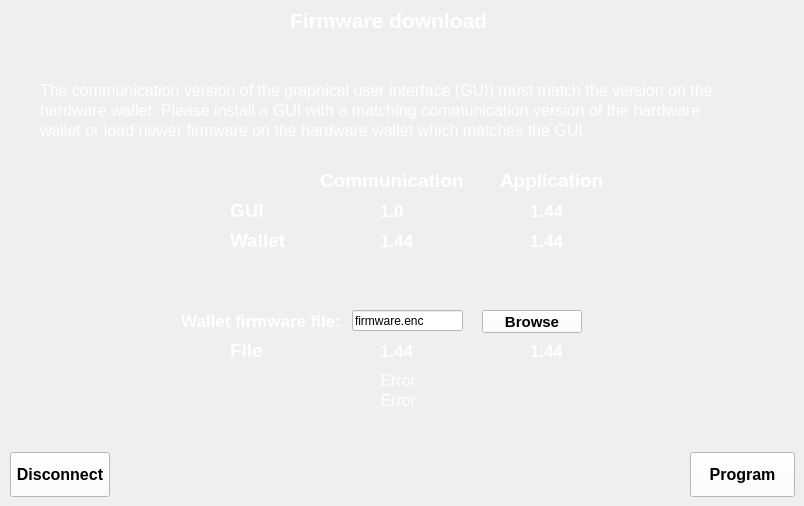
    <widget class="QWidget" name="pageDownload">
     <widget class="QLabel" name="lbDownload_Heading">
      <property name="geometry">
       <rect>
        <x>290</x>
        <y>10</y>
        <width>221</width>
        <height>20</height>
       </rect>
      </property>
      <property name="font">
       <font>
        <pointsize>16</pointsize>
        <weight>75</weight>
        <bold>true</bold>
       </font>
      </property>
      <property name="styleSheet">
       <string notr="true">color: rgb(255, 255, 255);</string>
      </property>
      <property name="text">
       <string>Firmware download</string>
      </property>
     </widget>
     <widget class="QLabel" name="lbDownload_2">
      <property name="geometry">
       <rect>
        <x>160</x>
        <y>310</y>
        <width>181</width>
        <height>21</height>
       </rect>
      </property>
      <property name="font">
       <font>
        <pointsize>13</pointsize>
        <weight>75</weight>
        <bold>true</bold>
       </font>
      </property>
      <property name="styleSheet">
       <string notr="true">color: rgb(255, 255, 255);</string>
      </property>
      <property name="text">
       <string>Wallet firmware file:</string>
      </property>
      <property name="alignment">
       <set>Qt::AlignRight|Qt::AlignTrailing|Qt::AlignVCenter</set>
      </property>
     </widget>
     <widget class="QLineEdit" name="leDownload_Filename">
      <property name="geometry">
       <rect>
        <x>352</x>
        <y>310</y>
        <width>111</width>
        <height>21</height>
       </rect>
      </property>
      <property name="autoFillBackground">
       <bool>false</bool>
      </property>
      <property name="styleSheet">
       <string notr="true">background-color: rgba(255, 255, 255, 255);</string>
      </property>
      <property name="text">
       <string>firmware.enc</string>
      </property>
      <property name="readOnly">
       <bool>true</bool>
      </property>
     </widget>
     <widget class="QPushButton" name="btDownload_Browse">
      <property name="geometry">
       <rect>
        <x>482</x>
        <y>310</y>
        <width>100</width>
        <height>23</height>
       </rect>
      </property>
      <property name="minimumSize">
       <size>
        <width>100</width>
        <height>0</height>
       </size>
      </property>
      <property name="maximumSize">
       <size>
        <width>100</width>
        <height>16777215</height>
       </size>
      </property>
      <property name="font">
       <font>
        <pointsize>11</pointsize>
        <weight>75</weight>
        <bold>true</bold>
       </font>
      </property>
      <property name="styleSheet">
       <string notr="true">background-color: rgba(255, 255, 255, 255);</string>
      </property>
      <property name="text">
       <string>Browse</string>
      </property>
     </widget>
     <widget class="QLabel" name="lbDownload_Heading_3">
      <property name="geometry">
       <rect>
        <x>40</x>
        <y>80</y>
        <width>721</width>
        <height>20</height>
       </rect>
      </property>
      <property name="font">
       <font>
        <pointsize>12</pointsize>
        <weight>50</weight>
        <bold>false</bold>
       </font>
      </property>
      <property name="styleSheet">
       <string notr="true">color: rgb(255, 255, 255);</string>
      </property>
      <property name="text">
       <string>The communication version of the graphical user interface (GUI) must match the version on the</string>
      </property>
     </widget>
     <widget class="QLabel" name="lbDownload_Heading_4">
      <property name="geometry">
       <rect>
        <x>40</x>
        <y>100</y>
        <width>721</width>
        <height>20</height>
       </rect>
      </property>
      <property name="font">
       <font>
        <pointsize>12</pointsize>
        <weight>50</weight>
        <bold>false</bold>
       </font>
      </property>
      <property name="styleSheet">
       <string notr="true">color: rgb(255, 255, 255);</string>
      </property>
      <property name="text">
       <string>hardware wallet. Please install a GUI with a matching communication version of the hardware</string>
      </property>
     </widget>
     <widget class="QLabel" name="lbDownload_Heading_5">
      <property name="geometry">
       <rect>
        <x>40</x>
        <y>120</y>
        <width>721</width>
        <height>20</height>
       </rect>
      </property>
      <property name="font">
       <font>
        <pointsize>12</pointsize>
        <weight>50</weight>
        <bold>false</bold>
       </font>
      </property>
      <property name="styleSheet">
       <string notr="true">color: rgb(255, 255, 255);</string>
      </property>
      <property name="text">
       <string>wallet or load newer firmware on the hardware wallet which matches the GUI</string>
      </property>
     </widget>
     <widget class="QLabel" name="lbDownload_GUIVersion">
      <property name="geometry">
       <rect>
        <x>530</x>
        <y>200</y>
        <width>51</width>
        <height>21</height>
       </rect>
      </property>
      <property name="font">
       <font>
        <pointsize>13</pointsize>
        <weight>75</weight>
        <bold>true</bold>
       </font>
      </property>
      <property name="styleSheet">
       <string notr="true">color: rgb(255, 255, 255);</string>
      </property>
      <property name="text">
       <string>1.44</string>
      </property>
      <property name="alignment">
       <set>Qt::AlignLeading|Qt::AlignLeft|Qt::AlignVCenter</set>
      </property>
     </widget>
     <widget class="QLabel" name="lbDownload_WalletVersionApp">
      <property name="geometry">
       <rect>
        <x>530</x>
        <y>230</y>
        <width>51</width>
        <height>21</height>
       </rect>
      </property>
      <property name="font">
       <font>
        <pointsize>13</pointsize>
        <weight>75</weight>
        <bold>true</bold>
       </font>
      </property>
      <property name="styleSheet">
       <string notr="true">color: rgb(255, 255, 255);</string>
      </property>
      <property name="text">
       <string>1.44</string>
      </property>
      <property name="alignment">
       <set>Qt::AlignLeading|Qt::AlignLeft|Qt::AlignVCenter</set>
      </property>
     </widget>
     <widget class="QLabel" name="lbDownload_5">
      <property name="geometry">
       <rect>
        <x>230</x>
        <y>200</y>
        <width>91</width>
        <height>21</height>
       </rect>
      </property>
      <property name="font">
       <font>
        <pointsize>14</pointsize>
        <weight>75</weight>
        <bold>true</bold>
       </font>
      </property>
      <property name="styleSheet">
       <string notr="true">color: rgb(255, 255, 255);</string>
      </property>
      <property name="text">
       <string>GUI</string>
      </property>
      <property name="alignment">
       <set>Qt::AlignLeading|Qt::AlignLeft|Qt::AlignVCenter</set>
      </property>
     </widget>
     <widget class="QLabel" name="lbDownload_GUICommsVersion">
      <property name="geometry">
       <rect>
        <x>380</x>
        <y>200</y>
        <width>51</width>
        <height>21</height>
       </rect>
      </property>
      <property name="font">
       <font>
        <pointsize>13</pointsize>
        <weight>75</weight>
        <bold>true</bold>
       </font>
      </property>
      <property name="styleSheet">
       <string notr="true">color: rgb(255, 255, 255);</string>
      </property>
      <property name="text">
       <string>1.0</string>
      </property>
      <property name="alignment">
       <set>Qt::AlignLeading|Qt::AlignLeft|Qt::AlignVCenter</set>
      </property>
     </widget>
     <widget class="QLabel" name="lbDownload_WalletVersionComms">
      <property name="geometry">
       <rect>
        <x>380</x>
        <y>230</y>
        <width>51</width>
        <height>21</height>
       </rect>
      </property>
      <property name="font">
       <font>
        <pointsize>13</pointsize>
        <weight>75</weight>
        <bold>true</bold>
       </font>
      </property>
      <property name="styleSheet">
       <string notr="true">color: rgb(255, 255, 255);</string>
      </property>
      <property name="text">
       <string>1.44</string>
      </property>
      <property name="alignment">
       <set>Qt::AlignLeading|Qt::AlignLeft|Qt::AlignVCenter</set>
      </property>
     </widget>
     <widget class="QLabel" name="lbDownload_6">
      <property name="geometry">
       <rect>
        <x>230</x>
        <y>230</y>
        <width>91</width>
        <height>21</height>
       </rect>
      </property>
      <property name="font">
       <font>
        <pointsize>14</pointsize>
        <weight>75</weight>
        <bold>true</bold>
       </font>
      </property>
      <property name="styleSheet">
       <string notr="true">color: rgb(255, 255, 255);</string>
      </property>
      <property name="text">
       <string>Wallet</string>
      </property>
      <property name="alignment">
       <set>Qt::AlignLeading|Qt::AlignLeft|Qt::AlignVCenter</set>
      </property>
     </widget>
     <widget class="QLabel" name="lbDownload_7">
      <property name="geometry">
       <rect>
        <x>320</x>
        <y>170</y>
        <width>161</width>
        <height>21</height>
       </rect>
      </property>
      <property name="font">
       <font>
        <pointsize>14</pointsize>
        <weight>75</weight>
        <bold>true</bold>
       </font>
      </property>
      <property name="styleSheet">
       <string notr="true">color: rgb(255, 255, 255);</string>
      </property>
      <property name="text">
       <string>Communication</string>
      </property>
      <property name="alignment">
       <set>Qt::AlignLeading|Qt::AlignLeft|Qt::AlignVCenter</set>
      </property>
     </widget>
     <widget class="QLabel" name="lbDownload_8">
      <property name="geometry">
       <rect>
        <x>500</x>
        <y>170</y>
        <width>121</width>
        <height>21</height>
       </rect>
      </property>
      <property name="font">
       <font>
        <pointsize>14</pointsize>
        <weight>75</weight>
        <bold>true</bold>
       </font>
      </property>
      <property name="styleSheet">
       <string notr="true">color: rgb(255, 255, 255);</string>
      </property>
      <property name="text">
       <string>Application</string>
      </property>
      <property name="alignment">
       <set>Qt::AlignLeading|Qt::AlignLeft|Qt::AlignVCenter</set>
      </property>
     </widget>
     <widget class="QLabel" name="lbDownload_Result">
      <property name="geometry">
       <rect>
        <x>40</x>
        <y>370</y>
        <width>721</width>
        <height>20</height>
       </rect>
      </property>
      <property name="font">
       <font>
        <pointsize>12</pointsize>
        <weight>50</weight>
        <bold>false</bold>
       </font>
      </property>
      <property name="styleSheet">
       <string notr="true">color: rgb(255, 255, 255);</string>
      </property>
      <property name="text">
       <string>Error:</string>
      </property>
      <property name="alignment">
       <set>Qt::AlignCenter</set>
      </property>
     </widget>
     <widget class="QLabel" name="lbDownload_FileVersion">
      <property name="geometry">
       <rect>
        <x>530</x>
        <y>340</y>
        <width>51</width>
        <height>21</height>
       </rect>
      </property>
      <property name="font">
       <font>
        <pointsize>13</pointsize>
        <weight>75</weight>
        <bold>true</bold>
       </font>
      </property>
      <property name="styleSheet">
       <string notr="true">color: rgb(255, 255, 255);</string>
      </property>
      <property name="text">
       <string>1.44</string>
      </property>
      <property name="alignment">
       <set>Qt::AlignLeading|Qt::AlignLeft|Qt::AlignVCenter</set>
      </property>
     </widget>
     <widget class="QLabel" name="lbDownload_FileCommsVersion">
      <property name="geometry">
       <rect>
        <x>380</x>
        <y>340</y>
        <width>51</width>
        <height>21</height>
       </rect>
      </property>
      <property name="font">
       <font>
        <pointsize>13</pointsize>
        <weight>75</weight>
        <bold>true</bold>
       </font>
      </property>
      <property name="styleSheet">
       <string notr="true">color: rgb(255, 255, 255);</string>
      </property>
      <property name="text">
       <string>1.44</string>
      </property>
      <property name="alignment">
       <set>Qt::AlignLeading|Qt::AlignLeft|Qt::AlignVCenter</set>
      </property>
     </widget>
     <widget class="QLabel" name="lbDownload_File">
      <property name="geometry">
       <rect>
        <x>230</x>
        <y>340</y>
        <width>91</width>
        <height>21</height>
       </rect>
      </property>
      <property name="font">
       <font>
        <pointsize>14</pointsize>
        <weight>75</weight>
        <bold>true</bold>
       </font>
      </property>
      <property name="styleSheet">
       <string notr="true">color: rgb(255, 255, 255);</string>
      </property>
      <property name="text">
       <string>File</string>
      </property>
      <property name="alignment">
       <set>Qt::AlignLeading|Qt::AlignLeft|Qt::AlignVCenter</set>
      </property>
     </widget>
     <widget class="QLabel" name="lbDownload_ResultCommsThread">
      <property name="geometry">
       <rect>
        <x>40</x>
        <y>390</y>
        <width>721</width>
        <height>20</height>
       </rect>
      </property>
      <property name="font">
       <font>
        <pointsize>12</pointsize>
        <weight>50</weight>
        <bold>false</bold>
       </font>
      </property>
      <property name="styleSheet">
       <string notr="true">color: rgb(255, 255, 255);</string>
      </property>
      <property name="text">
       <string>Error:</string>
      </property>
      <property name="alignment">
       <set>Qt::AlignCenter</set>
      </property>
     </widget>
     <widget class="QPushButton" name="btDisconnect_2">
      <property name="geometry">
       <rect>
        <x>10</x>
        <y>452</y>
        <width>100</width>
        <height>45</height>
       </rect>
      </property>
      <property name="minimumSize">
       <size>
        <width>100</width>
        <height>45</height>
       </size>
      </property>
      <property name="maximumSize">
       <size>
        <width>100</width>
        <height>45</height>
       </size>
      </property>
      <property name="font">
       <font>
        <pointsize>12</pointsize>
        <weight>75</weight>
        <bold>true</bold>
       </font>
      </property>
      <property name="styleSheet">
       <string notr="true">background-color: rgba(255, 255, 255, 255);</string>
      </property>
      <property name="text">
       <string>Disconnect</string>
      </property>
     </widget>
     <widget class="QPushButton" name="btDownload_Start">
      <property name="geometry">
       <rect>
        <x>690</x>
        <y>452</y>
        <width>105</width>
        <height>45</height>
       </rect>
      </property>
      <property name="minimumSize">
       <size>
        <width>105</width>
        <height>45</height>
       </size>
      </property>
      <property name="maximumSize">
       <size>
        <width>105</width>
        <height>45</height>
       </size>
      </property>
      <property name="font">
       <font>
        <pointsize>12</pointsize>
        <weight>75</weight>
        <bold>true</bold>
       </font>
      </property>
      <property name="styleSheet">
       <string notr="true">background-color: rgba(255, 255, 255, 255);</string>
      </property>
      <property name="text">
       <string>Program</string>
      </property>
     </widget>
    </widget>
